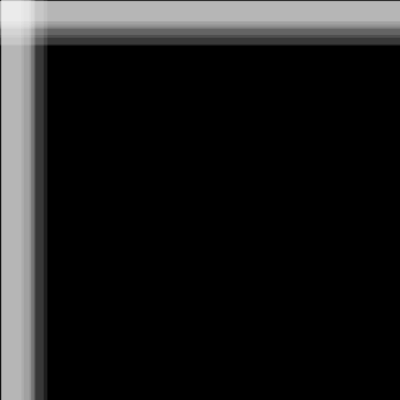
Frame 1 (no input)
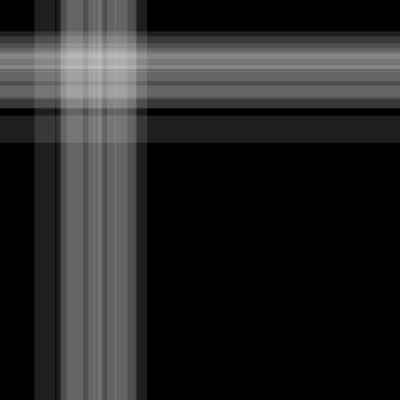
Frame 60 (the mouse pressed at the canvas centre just before this capture)
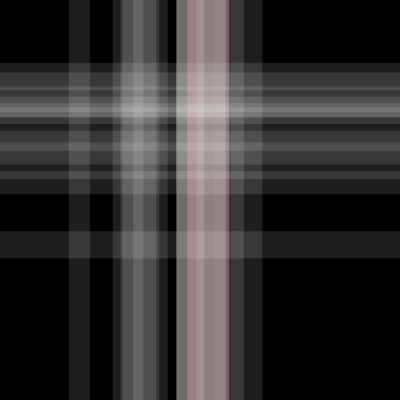
Frame 120 (the mouse held since frame 60 and released just before this capture)

The Processing sketch that drew these frames (run headless with seeded random() and noise(); from frame 60 on, the mouse is pressed at the canvas centre):

// Processing sketch: processing_75955
// ── processing_75955.pde

Stripe[] stripes  =  new Stripe[10]; 
Stripe2[] stripes2  =  new Stripe2[10]; 

void setup() { 
size(400,400); 
// Initialize all " stripes " 
for (int i  =  0; i  <  stripes.length; i++) { 
stripes[i]  =  new Stripe(); 
stripes2[i]  =  new Stripe2(); 

} 

} 



void draw() { 
background(0); 
// Move and display all " stripes " 
for (int i  =  0; i  <  stripes.length; i++) { 
// Check if mouse is over the Stripe 
stripes[i].rollover(mouseX,mouseY); 
stripes[i].move(); 
stripes[i].display(); 

} 

for (int i  =  0; i  <  stripes.length; i++) { 
  stripes2[i].rollover(mouseX,mouseY); 
stripes2[i].move(); 
stripes2[i].display(); 
} 
  
  
} 



class Stripe { 
float x; // horizontal location of stripe 
float speed; // speed of stripe 
float w; // width of stripe 
boolean mouse; // state of stripe (mouse is over or not?) 
Stripe() { 
x  =  0; // All stripes start at 0 
speed  =  random(0.5,2); // All stripes have a random positive speed 
w  =  random(20,50); 
mouse  =  false; 
} 
// Draw stripe 
void display() { 
if (mouse) { 
fill(random(100,200),random(100,200),random(100,200),150); 
}   else { 
fill(255,30); 
} 
noStroke(); 
rect(x,0,w,height); 
} 
// Move stripe 
void move() { 
x+= speed; 
if (x  >  width +  20) x  =-20; 
} 

// Check if point is inside of Stripe 
void rollover(int mx, int my) { 
// Left edge is x, Right edge is x +  w 
if (mx>x && mx<x+w) { 
mouse  =  true; 
} else { 
mouse   = false; 
} 
} 
} 

class Stripe2 { 
float y; // horizontal location of stripe 
float speed; // speed of stripe 
float h; // width of stripe 
boolean mouse; // state of stripe (mouse is over or not?) 
Stripe2() { 
y  =  0; // All stripes start at 0 
speed  =  random(0.5,2); // All stripes have a random positive speed 
h  =  random(20,50); 
mouse  =  false; 
} 
// Draw stripe 
void display() { 
if (mouse) { 
fill(random(100,200),random(100,200),random(100,200),150); 
}   else { 
fill(255,30); 
} 
noStroke(); 
rect(0,y,width,h); 
} 
// Move stripe 
void move() { 
y+= speed; 
if (y  >  height +  20) y  =-20; 
} 

// Check if point is inside of Stripe 
void rollover(int mx, int my) { 
// Left edge is x, Right edge is x +  w 
if (my>y && my<y+h) { 
mouse  =  true; 
} else { 
mouse   = false; 
} 
} 
} 
